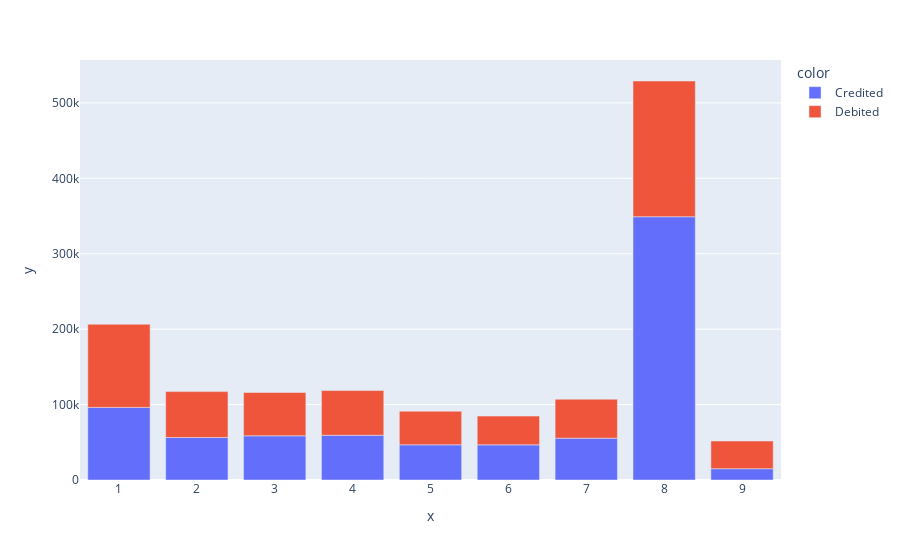

The code cell stored with this chart in its notebook:
### Code cell
import plotly.express as px
trace = px.bar(
    x=b.month,
    y=b.amount,
    color=b.trans_type,
    # barmode='group'
    
)

# data = [trace]
# layout = go.Layout(title = 'Average Amount Handled by Each Branch',
#                    yaxis = dict(title = 'Amount in Naira'))
# fig= go.Figure(data=data, layout=layout)
# po.iplot(fig)
trace

### Figure 1 — Plotly figure (JSON) as saved in the notebook; plotly's stock layout.template omitted (floating-point values rounded to 4 significant figures)
{"data": [{"alignmentgroup": "True", "hovertemplate": "color=Credited<br>x=%{x}<br>y=%{y}<extra></extra>", "legendgroup": "Credited", "marker": {"color": "#636efa", "pattern": {"shape": ""}}, "name": "Credited", "offsetgroup": "Credited", "orientation": "v", "showlegend": true, "textposition": "auto", "type": "bar", "x": [1, 2, 3, 4, 5, 6, 7, 8, 9], "xaxis": "x", "y": [96250, 56376, 58600, 59300, 46660.0, 46600, 55450, 349100.0, 15000], "yaxis": "y"}, {"alignmentgroup": "True", "hovertemplate": "color=Debited<br>x=%{x}<br>y=%{y}<extra></extra>", "legendgroup": "Debited", "marker": {"color": "#EF553B", "pattern": {"shape": ""}}, "name": "Debited", "offsetgroup": "Debited", "orientation": "v", "showlegend": true, "textposition": "auto", "type": "bar", "x": [1, 2, 3, 4, 5, 6, 7, 8, 9], "xaxis": "x", "y": [110200.0, 60800.0, 57400.0, 59305, 44580.0, 38120.0, 51680.0, 179900.0, 36720.0], "yaxis": "y"}], "layout": {"barmode": "relative", "legend": {"title": {"text": "color"}, "tracegroupgap": 0}, "margin": {"t": 60}, "xaxis": {"anchor": "y", "domain": [0, 1], "title": {"text": "x"}}, "yaxis": {"anchor": "x", "domain": [0, 1], "title": {"text": "y"}}}}
